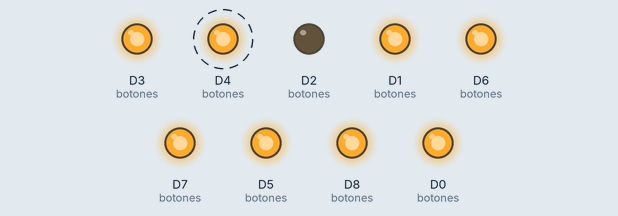
This sketch was run on a simulated ESP8266 (NodeMCU). On the bench: output pins drawn as LEDs (lit = HIGH). Dashed ring = blinking. Uploads are accepted with an empty reply; what the sketch prints to the serial monitor is not drawn.

Above: at 3.0 s.
Timing chart, 0 to 6.2 s (numbered marks = the images above):
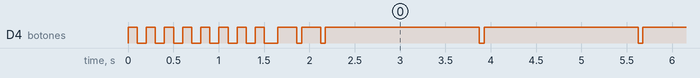

Measured:
- by itself, D4 (botones): HIGH → LOW at 0.10 s, → HIGH 0.10 s later, → LOW 0.10 s later, → HIGH 0.10 s later, … (164 changes in this stretch)

The sketch:

r3_relays2.ino
```cpp
#include <Arcana3.h>

Arcana3 arcana("relays2", true);

int counter = 0;
bool isReset = false;
bool isAlienOn = false;
int puzzles[10] = {0, 0, 0, 0, 0, 0, 0, 0, 0, 0};

void setup() {
  pinMode(D0, OUTPUT); //botones
  pinMode(D1, OUTPUT); //botones
  pinMode(D2, OUTPUT); //botones
  pinMode(D3, OUTPUT); //botones
  pinMode(D4, OUTPUT); //botones
  pinMode(D5, OUTPUT); //botones
  pinMode(D6, OUTPUT); //botones
  pinMode(D7, OUTPUT); //botones
  pinMode(D8, OUTPUT); //botones
  Serial.begin(115200);

  reset();

  arcana.init();
  delay(10);
  configurar();
  delay(10);
}
void loop() {
  if (counter == 0) {
    arcana.conectar();
    counter = 75;

    if (arcana.status == 0 && !isReset) { // juego archivado
      configurar();
      reset();
    }

  }
  counter--;

  if (arcana.status == 3) { // juego finalizado
    isReset = false;
    digitalWrite(D2, LOW); // ALIEN
    digitalWrite(D3, HIGH); // LUZ 1
    digitalWrite(D5, HIGH); // LUZ 2
    digitalWrite(D6, HIGH); // puerta 2
    digitalWrite(D7, HIGH); // mano alien
  }


  if (arcana.status == 2) {
    isReset = false;
    if (arcana.acertijo(puzzles[0]) && !isAlienOn) {
      isAlienOn = true;
      delay(4000);
      digitalWrite(D3, LOW); // Luz 1
      delay(2000);
      digitalWrite(D5, LOW); // Luz 1
      delay(2000);
      digitalWrite(D2, HIGH); // Luz 1
    }
    if (!arcana.acertijo(puzzles[0]) && isAlienOn) {
      isAlienOn = false;
      digitalWrite(D3, HIGH); // Luz 1
      digitalWrite(D5, HIGH); // Luz 1
      digitalWrite(D2, LOW); // Luz 1
    }

    if (arcana.acertijo(puzzles[1])) {
      digitalWrite(D3, HIGH); // Luz 1
      digitalWrite(D5, HIGH); // Luz 1
    }

    digitalWrite(D6, !arcana.acertijo(puzzles[2])); // puerta 1
    digitalWrite(D7, !arcana.acertijo(puzzles[3])); // puerta 1
    digitalWrite(D1, !arcana.acertijo(puzzles[4])); // puerta 1
  }

  if (arcana.status == 1) { // juego finalizado
    isReset = false;
    digitalWrite(D2, HIGH); // ALIEN
    digitalWrite(D3, HIGH); // LUZ 1
    digitalWrite(D5, HIGH); // LUZ 2
    digitalWrite(D6, HIGH); // puerta 2
    digitalWrite(D7, HIGH); // mano alien
  }

  String estado = "";
  estado += "&Config=" + arcana.config;
  arcana.estado(estado);

  ///////////////////////////////
  delay(20);
}

void reset() {
  digitalWrite(D0, HIGH);
  digitalWrite(D1, HIGH);
  digitalWrite(D2, LOW);
  digitalWrite(D3, HIGH);
  digitalWrite(D4, HIGH);
  digitalWrite(D5, HIGH);
  digitalWrite(D6, HIGH);
  digitalWrite(D7, HIGH);
  digitalWrite(D8, HIGH);
  isAlienOn = false;
  isReset = true;
}

void configurar() {
  arcana.configurar();
  String myconfig = arcana.config;
  int i = 0;
  while (myconfig.indexOf(" ") > -1) {
    puzzles[i] = myconfig.substring(0, myconfig.indexOf(" ")).toInt();
    myconfig = myconfig.substring(myconfig.indexOf(" ") + 1);
    i++;
  }
  puzzles[i] = myconfig.toInt();
}
```
